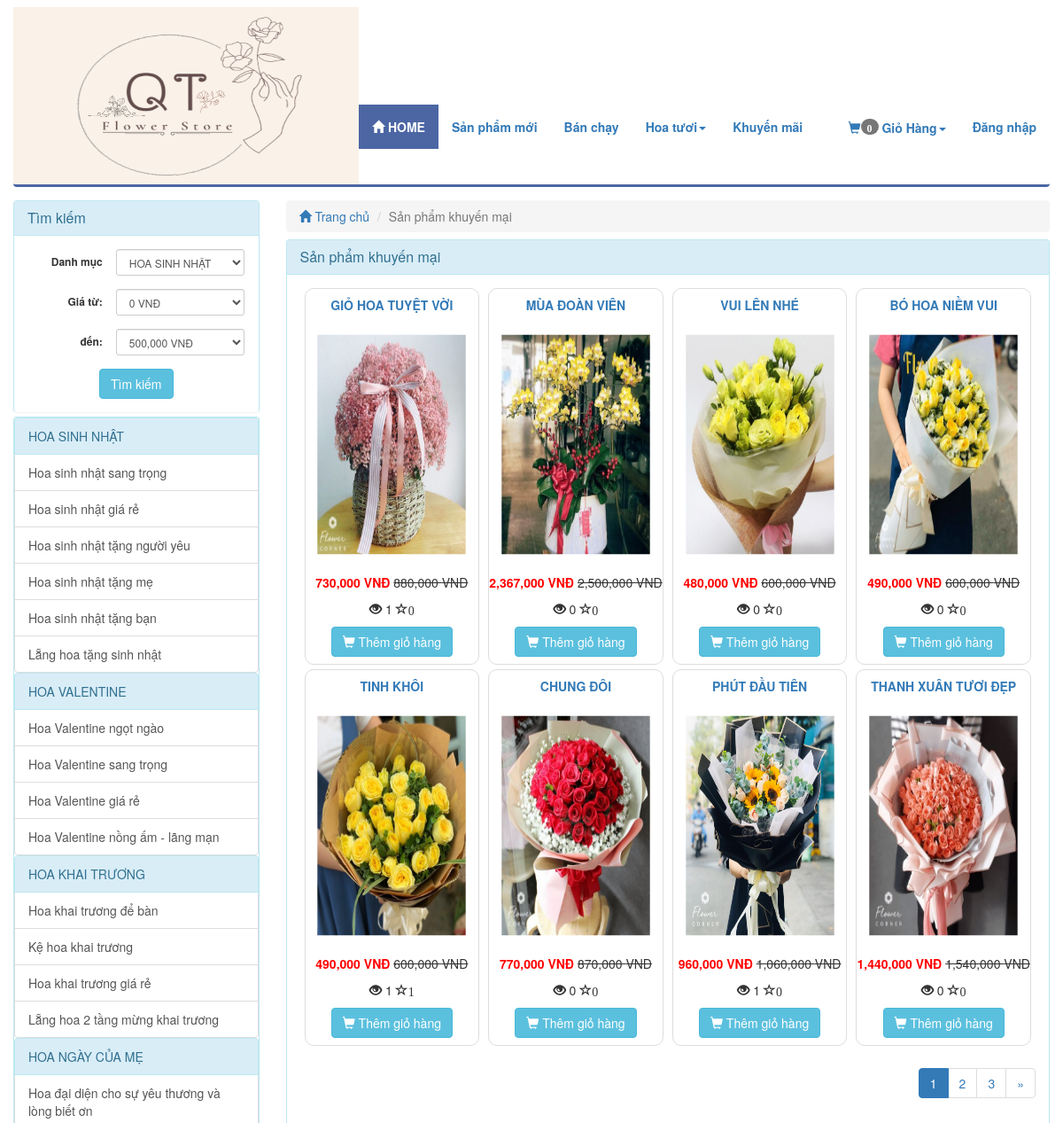
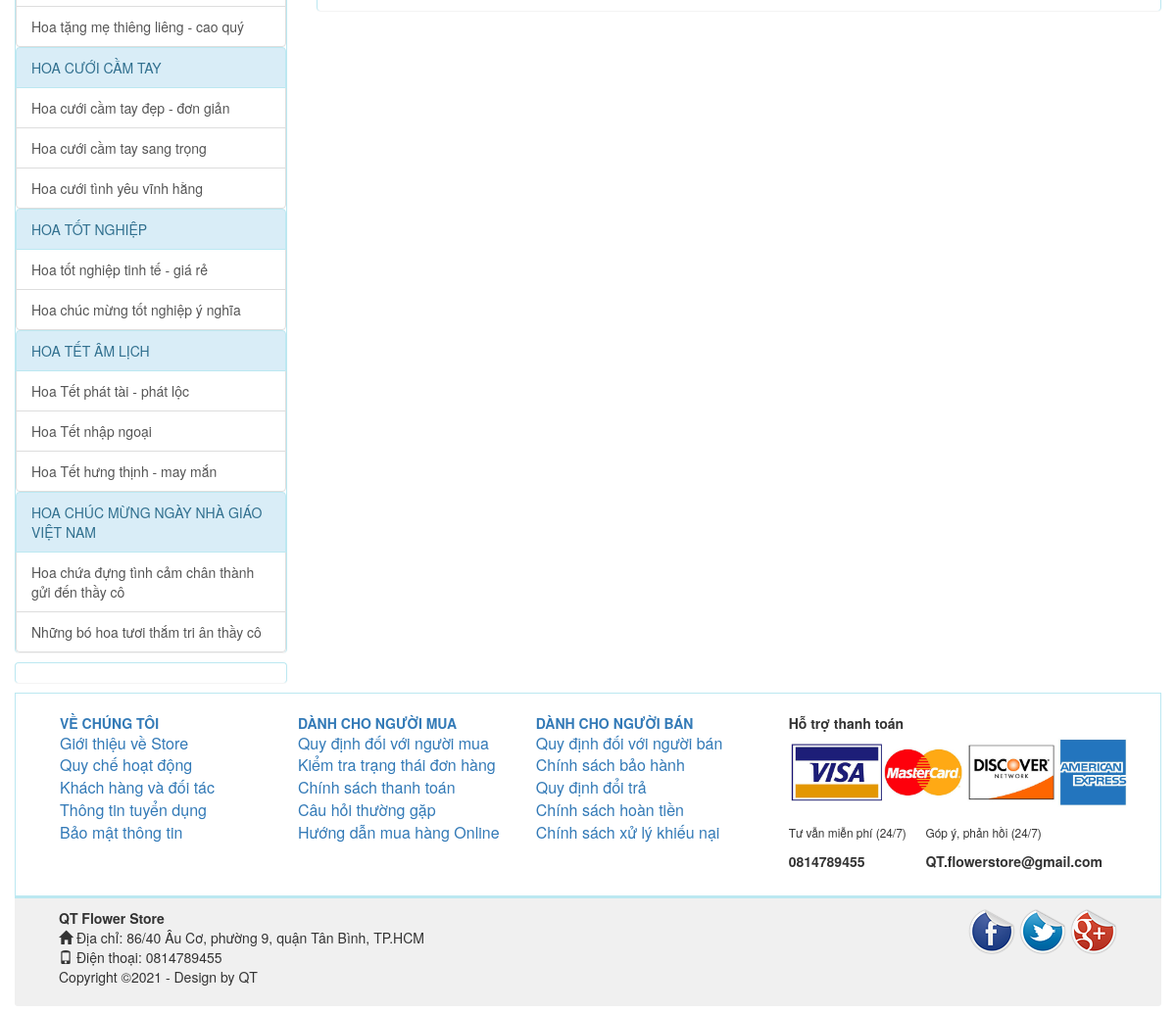
The app's page /index.php/product/discount with its own data (2 pictures, top to bottom).
### tables this page shows
CREATE TABLE `catalog` (
  `id` int(11) NOT NULL,
  `name` varchar(100) NOT NULL,
  `description` varchar(255) DEFAULT NULL,
  `parent_id` int(11) NOT NULL,
  `sort_order` tinyint(4) NOT NULL,
  `created` datetime NOT NULL
);

CREATE TABLE `product` (
  `id` int(255) NOT NULL,
  `catalog_id` int(11) NOT NULL,
  `name` varchar(255) NOT NULL,
  `content` text NOT NULL,
  `price` decimal(15,2) NOT NULL DEFAULT 0.00,
  `discount` int(11) DEFAULT 0,
  `image_link` varchar(100) NOT NULL,
  `image_list` text NOT NULL,
  `view` int(11) NOT NULL DEFAULT 0,
  `buyed` int(255) NOT NULL,
  `rate_total` int(255) NOT NULL DEFAULT 4,
  `rate_count` int(255) NOT NULL DEFAULT 1,
  `created` int(11) NOT NULL
);

### application/controllers/Product.php (called while the page is built, shortened)
<?php
class Product extends MY_Controller {
	public function __construct()
	{
		parent::__construct();
		$this->load->model('product_model');
		$this->load->model('catalog_model');
	}
	public function discount()
	{
		$input = array();
		$input['order'] = array('discount','DESC');
		$this->load->library('pagination');
		$base_url = base_url('product/discount');
		$total =20;
		$per = 8;
		$uri = 3;
		$config = pagination($base_url,$total,$per,$uri);
		$segment = $this->uri->segment(3);
		$segment = intval($segment);
		$input['limit'] = array($config['per_page'],$segment);
		$product_list = $this->product_model->get_list($input);
		$this->data['product_list'] = $product_list;
		$this->data['temp']='site/product/discount';
		$this->load->view('site/layoutsub',$this->data);
	}
}

### index.php (called while the page is built, shortened)
<?php
require_once BASEPATH.'core/CodeIgniter.php';

### application/core/MY_Controller.php (called while the page is built, shortened)
<?php
class MY_Controller extends CI_Controller {
	function __construct()
	{
		$controller = $this->uri->segment(1);
		switch ($controller) {
			default:
				$input = array();
				$input['where'] = array('parent_id' => '1');
				$input['order'] = array('sort_order', 'ASC');
				$catalog = $this->catalog_model->get_list($input);
				foreach ($catalog as $value) {
					$input= array();
					$input['where'] = array('parent_id' => $value->id);
					$input['order'] = array('sort_order', 'ASC');
					$sub = $this->catalog_model->get_list($input);
					$value->sub=$sub;
				}
				break;
		}
	}
}

### application/core/MY_Model.php (called while the page is built, shortened)
<?php if ( ! defined('BASEPATH')) exit('No direct script access allowed');
class MY_Model extends CI_Model {
    var $table = '';
    var $key = 'id';
    var $order = '';
    function get_list($input = array())
    {
        $query = $this->db->get($this->table);
        return $query->result();
    }
    protected function get_list_set_input($input = array())
    {
        if ((isset($input['where'])) && $input['where'])
        {
            $this->db->where($input['where']);
        }
        if (isset($input['order'][0]) && isset($input['order'][1]))
        {
            $this->db->order_by($input['order'][0], $input['order'][1]);
        }
        else
        {
            $order = ($this->order == '') ? array($this->table.'.'.$this->key, 'desc') : $this->order;
            $this->db->order_by($order[0], $order[1]);
        }
        if (isset($input['limit'][0]) && isset($input['limit'][1]))
        {
            $this->db->limit($input['limit'][0], $input['limit'][1]);
        }
    }
}
?>

### application/views/site/product/discount.php (the view)
<div class="col-xs-12 col-sm-9 col-md-9 col-lg-9 clearpaddingr">
	<div class="col-xs-12 col-sm-12 col-md-12 col-lg-12 clearpadding">
		<ol class="breadcrumb">
		  <li><a href="<?php echo base_url(); ?>"><span class="glyphicon glyphicon-home" aria-hidden="true"></span> Trang chủ</a></li>
		  <li class="active">Sản phẩm khuyến mại</li>
		</ol>
		<div class="panel panel-info">
		  <div class="panel-heading">
		    <h3 class="panel-title">Sản phẩm khuyến mại</h3>
		  </div>
		  <div class="panel-body">
		  	<div class="col-xs-12 col-sm-12 col-md-12 col-lg-12 clearpadding">
		  		<?php foreach ($product_list as $value) {
		  			$name = covert_vi_to_en($value->name);
	  				$name = strtolower($name);
	  				 ?>
					<div class="col-xs-12 col-sm-6 col-md-3 col-lg-3 re-padding">
			  			<div class="product_item">
			  				<p class="product_name" ><a href="<?php echo base_url($name.'-p'.$value->id); ?>" ><?php echo $value->name; ?></a></p>
			  				<div class="product-image">
			  					<a href="<?php echo base_url($name.'-p'.$value->id); ?>"><img src="<?php echo base_url(); ?>upload/product/<?php echo $value->image_link; ?>" alt="" class=""></a>
			  				</div>
			  				<?php if ($value->discount>0) {
			  					$new_price = $value->price - $value->discount; ?>
			  					<p><span class='price text-right'><?php echo number_format($new_price); ?> VNĐ</span> <del class="product-discount"><?php echo number_format($value->price); ?> VNĐ</del></p>
			  				<?php }else{ ?>
								<p><span class='price text-right'><?php echo number_format($value->price); ?> VNĐ</span></p>
			  				<?php	} ?>
							<p><span class="glyphicon glyphicon-eye-open" aria-hidden="true" title="Số lượt xem"></span> <?php echo $value->view; ?> <span class="glyphicon glyphicon-star-empty" aria-hidden="true" title="Số lượng đặt mua"><?php echo $value->buyed; ?></p>
							<a href="<?php echo base_url('cart/add/'.$value->id); ?>"><button class='btn btn-info'><span class="glyphicon glyphicon-shopping-cart" aria-hidden="true"></span> Thêm giỏ hàng</button></a>
			  			</div>
					</div>
				<?php } ?>
		  	</div>
			 <?php echo $this->pagination->create_links(); ?>
		  </div>
		</div>
	</div>
</div>

### application/views/site/sidebar.php (shortened to what this page needs)
<?php
	$catalog_id = isset($catalog_id)?$catalog_id:NULL;
	$price_from = isset($price_from)?$price_from:NULL;
	$price_to = isset($price_to)?$price_to:NULL;
 ?>
<div class="col-xs-12 col-sm-3 col-md-3 col-lg-3 clearpaddingl">
	<div class="panel panel-info" style="margin-bottom: 5px;">
		<div class="panel-heading">
		    <h3 class="panel-title">Tìm kiếm</h3>
		</div>
	    <div class="panel-body">
	  	    <form class="form-horizontal text-center" method="post" action="<?php echo base_url('product/search'); ?>">
				<div class="form-group form-group-sm">
					<label class="col-sm-5 clearpaddingl control-label" for="formGroupInputSmall">Danh mục</label>
					<div class="col-sm-7" style="padding-left: 0px">
				    	<select class="form-control" name="catalog_id">
				    		<?php foreach ($catalog as $value) { ?>
							  	<option value="<?php echo $value->id; ?>" style='font-weight: bold' <?php if($value->id==$catalog_id) echo 'selected'; ?>><?php echo $value->name; ?></option>
								 </div>
							  	<?php } ?>
				<div class="form-group form-group-sm">
					<label class="col-sm-5 control-label" for="formGroupInputSmall">Giá từ:</label>
					<div class="col-sm-7" style="padding-left: 0px">
				    	<select class="form-control" name="price_from">
				    	<?php for ($i=0; $i < 3300000; $i = $i + 300000) { ?>
				    		<option value="<?php echo $i ?>" <?php if($i==$price_from) echo 'selected'; ?>><?php echo number_format($i); ?> VNĐ</option>
				    	<?php } ?>
						</select>
				    </div>
				</div>
				<div class="form-group form-group-sm">
					<label class="col-sm-5 control-label" for="formGroupInputSmall">đến:</label>
					<div class="col-sm-7" style="padding-left: 0px">
				    	<select class="form-control" name="price_to">
				    	<?php for ($i=500000; $i < 5300000; $i = $i + 300000) { ?>
				    		<option value="<?php echo $i ?>" <?php if($i==$price_to) echo 'selected'; ?>><?php echo number_format($i); ?> VNĐ</option>
				    	<?php } ?>
						</select>
				    </div>
				</div>
				<button class="btn btn-info" type="submit" name='submit'>Tìm kiếm</button>
	<div class="panel panel-info">
	  <div class="panel-body" style="padding:0px">
	  	<div class="list-group">
	  	<?php foreach ($catalog as $value)
	  	{
	  		$name = covert_vi_to_en($value->name);
	  		$name = strtolower($name);
	  	?>
	  	<div class="list-group">
	  		<a href="<?php echo base_url($name.'-c'.$value->id); ?>" class="list-group-item active">
		    <?php echo $value->name; ?>
		  	</a>
		  <?php foreach ($value->sub as $val) {
		  	$namesub = covert_vi_to_en($val->name);
	  		$namesub = strtolower($namesub);
	  		?>
		  	<a href="<?php echo base_url($namesub.'-c'.$val->id); ?>" class="list-group-item"><?php echo $val->name; ?></a>
		  <?php } ?>
		 </div>
	  	<?php } ?>
	    </div>
	  </div>
	</div>
	<div class="panel panel-info" style="margin-top:10px;margin-bottom:10px;">
	  <div class="panel-body" style="padding:0px;">
	  </div>
	</div>

### public/site/css/style.css (style rules this page uses)
.clearpadding { padding-left: 0px; padding-right: 0px; }
.clearpaddingl { padding-left: 0px; }
.clearpaddingr { padding-right: 0px; }
.re-padding { padding-right: 5px; padding-left: 5px; }
.panel { margin-bottom: 0px; border-bottom:none; }
.product_item { border: 1px solid #DDDDDD; border-radius: 10px; text-align: center; padding-top: 8px; padding-bottom: 8px; margin-bottom: 5px; }
.product_name { max-height: 20px; text-transform: uppercase; font-size: 14px; color: #337ab7; font-weight: bold; }
.price { color: red; font-weight: bold; }
.product-image { margin-top:8px; margin-bottom:8px; }
.product-image img { width: 95%; height: 275px; -webkit-transform:scale(0.9); -moz-transform:scale(0.9); -o-transform:scale(0.9); transition: all .4s ease; -webkit-transition: all .4s ease; -moz-transition: all .4s ease; -o-transition: all .4s ease; }
.breadcrumb { margin-bottom: 8px; }
.list-group { margin-bottom: 0px; }
.list-group-item.active, .list-group-item.active:hover, .list-group-item.active:focus { color: #31708f; background-color: #d9edf7; border-color: #bce8f1; }

### records on screen
catalog: name "HOA SINH NHẬT"
catalog: name "Hoa sinh nhật sang trọng"
catalog: name "Hoa sinh nhật giá rẻ"
catalog: name "Hoa sinh nhật tặng người yêu"
catalog: name "Hoa sinh nhật tặng mẹ"
catalog: name "Hoa sinh nhật tặng bạn"
catalog: name "Lẵng hoa tặng sinh nhật"
catalog: name "HOA VALENTINE"
catalog: name "Hoa Valentine ngọt ngào"
catalog: name "Hoa Valentine sang trọng"
catalog: name "Hoa Valentine giá rẻ"
catalog: name "Hoa Valentine nồng ấm - lãng mạn"
catalog: name "HOA KHAI TRƯƠNG"
catalog: name "Hoa khai trương để bàn"
catalog: name "Kệ hoa khai trương"
catalog: name "Hoa khai trương giá rẻ"
catalog: name "Lẵng hoa 2 tầng mừng khai trương"
catalog: name "HOA NGÀY CỦA MẸ"
catalog: name "Hoa đại diện cho sự yêu thương và lòng biết ơn"
catalog: name "Hoa tặng mẹ thiêng liêng - cao quý"
catalog: name "HOA CƯỚI CẦM TAY"
catalog: name "Hoa cưới cầm tay đẹp - đơn giản"
catalog: name "Hoa cưới cầm tay sang trọng"
catalog: name "Hoa cưới tình yêu vĩnh hằng"
catalog: name "HOA TỐT NGHIỆP"
catalog: name "Hoa tốt nghiệp tinh tế - giá rẻ"
catalog: name "Hoa chúc mừng tốt nghiệp ý nghĩa"
catalog: name "HOA TẾT ÂM LỊCH"
catalog: name "Hoa Tết phát tài - phát lộc"
catalog: name "Hoa Tết nhập ngoại"
catalog: name "Hoa Tết hưng thịnh - may mắn"
catalog: name "HOA CHÚC MỪNG NGÀY NHÀ GIÁO VIỆT NAM"
catalog: name "Hoa chứa đựng tình cảm chân thành gửi đến thầy cô"
catalog: name "Những bó hoa tươi thắm tri ân thầy cô"
product: name "GIỎ HOA TUYỆT VỜI", image_link (picture), new_price "730,000", price "880,000", view "1", buyed "0"
product: name "MÙA ĐOÀN VIÊN", image_link (picture), new_price "2,367,000", price "2,500,000", view "0", buyed "0"
product: name "VUI LÊN NHÉ", image_link (picture), new_price "480,000", price "600,000", view "0", buyed "0"
product: name "BÓ HOA NIỀM VUI", image_link (picture), new_price "490,000", price "600,000", view "0", buyed "0"
product: name "TINH KHÔI", image_link (picture), new_price "490,000", price "600,000", view "1", buyed "1"
product: name "CHUNG ĐÔI", image_link (picture), new_price "770,000", price "870,000", view "0", buyed "0"
product: name "PHÚT ĐẦU TIÊN", image_link (picture), new_price "960,000", price "1,060,000", view "1", buyed "0"
product: name "THANH XUÂN TƯƠI ĐẸP", image_link (picture), new_price "1,440,000", price "1,540,000", view "0", buyed "0"

### other values on screen
$total_items "0"
$this->pagination->create_links() "1 2 3 »"
form field catalog_id "HOA SINH NHẬT"
form field price_from "0 VNĐ"
form field price_to "500,000 VNĐ"
